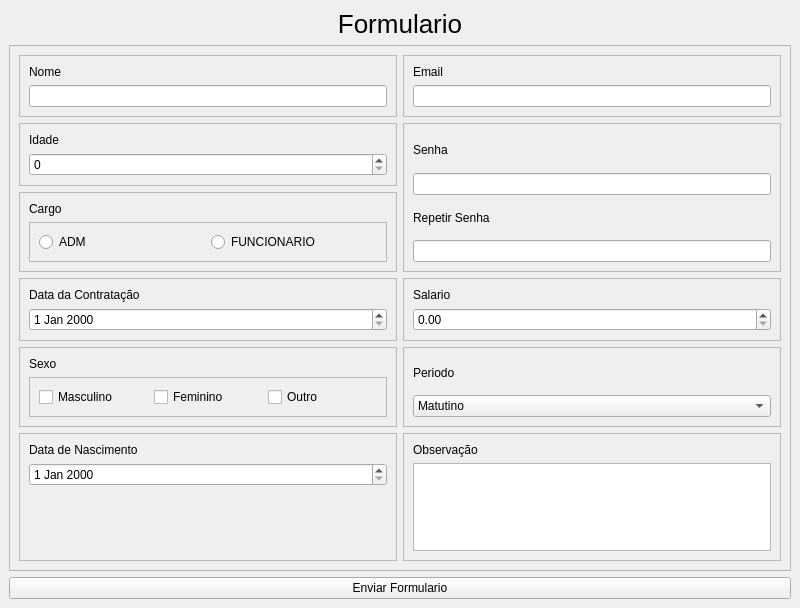
<?xml version="1.0" encoding="UTF-8"?>
<ui version="4.0">
 <class>MainWindow</class>
 <widget class="QMainWindow" name="MainWindow">
  <property name="geometry">
   <rect>
    <x>0</x>
    <y>0</y>
    <width>800</width>
    <height>608</height>
   </rect>
  </property>
  <property name="windowTitle">
   <string>MainWindow</string>
  </property>
  <widget class="QWidget" name="centralwidget">
   <layout class="QGridLayout" name="gridLayout">
    <item row="0" column="0">
     <widget class="QLabel" name="txt__formulario">
      <property name="styleSheet">
       <string notr="true">font-size: 26px;</string>
      </property>
      <property name="text">
       <string>Formulario</string>
      </property>
      <property name="alignment">
       <set>Qt::AlignmentFlag::AlignHCenter|Qt::AlignmentFlag::AlignTop</set>
      </property>
     </widget>
    </item>
    <item row="2" column="0">
     <widget class="QPushButton" name="btn_enviar_formulario">
      <property name="text">
       <string>Enviar Formulario</string>
      </property>
     </widget>
    </item>
    <item row="1" column="0">
     <widget class="QFrame" name="layout">
      <property name="frameShape">
       <enum>QFrame::Shape::StyledPanel</enum>
      </property>
      <property name="frameShadow">
       <enum>QFrame::Shadow::Raised</enum>
      </property>
      <layout class="QGridLayout" name="gridLayout_2">
       <item row="1" column="1" rowspan="2">
        <widget class="QFrame" name="layout_senha">
         <property name="frameShape">
          <enum>QFrame::Shape::StyledPanel</enum>
         </property>
         <property name="frameShadow">
          <enum>QFrame::Shadow::Raised</enum>
         </property>
         <layout class="QVBoxLayout" name="verticalLayout_4">
          <item>
           <widget class="QLabel" name="txt_senha">
            <property name="text">
             <string>Senha</string>
            </property>
           </widget>
          </item>
          <item>
           <widget class="QLineEdit" name="input_senha">
            <property name="echoMode">
             <enum>QLineEdit::EchoMode::Password</enum>
            </property>
           </widget>
          </item>
          <item>
           <widget class="QLabel" name="txt_repetir_senha">
            <property name="text">
             <string>Repetir Senha</string>
            </property>
           </widget>
          </item>
          <item>
           <widget class="QLineEdit" name="input_senha_2">
            <property name="echoMode">
             <enum>QLineEdit::EchoMode::Password</enum>
            </property>
           </widget>
          </item>
         </layout>
        </widget>
       </item>
       <item row="4" column="0">
        <widget class="QFrame" name="layout_data_contratacao">
         <property name="frameShape">
          <enum>QFrame::Shape::StyledPanel</enum>
         </property>
         <property name="frameShadow">
          <enum>QFrame::Shadow::Raised</enum>
         </property>
         <layout class="QVBoxLayout" name="verticalLayout_11">
          <item>
           <widget class="QLabel" name="txt_data_contratacao">
            <property name="text">
             <string>Data da Contratação</string>
            </property>
           </widget>
          </item>
          <item>
           <widget class="QDateEdit" name="dateEdit_contratacao"/>
          </item>
         </layout>
        </widget>
       </item>
       <item row="5" column="0">
        <widget class="QFrame" name="layout_sexo">
         <property name="frameShape">
          <enum>QFrame::Shape::StyledPanel</enum>
         </property>
         <property name="frameShadow">
          <enum>QFrame::Shadow::Raised</enum>
         </property>
         <layout class="QVBoxLayout" name="verticalLayout_6">
          <item>
           <widget class="QLabel" name="txt_sexo">
            <property name="text">
             <string>Sexo</string>
            </property>
           </widget>
          </item>
          <item>
           <widget class="QFrame" name="layout_sexo_opc">
            <property name="frameShape">
             <enum>QFrame::Shape::StyledPanel</enum>
            </property>
            <property name="frameShadow">
             <enum>QFrame::Shadow::Raised</enum>
            </property>
            <layout class="QHBoxLayout" name="horizontalLayout_2">
             <item>
              <widget class="QCheckBox" name="checkBox_opc_1">
               <property name="text">
                <string>Masculino</string>
               </property>
              </widget>
             </item>
             <item>
              <widget class="QCheckBox" name="checkBox_opc_4">
               <property name="text">
                <string>Feminino</string>
               </property>
              </widget>
             </item>
             <item>
              <widget class="QCheckBox" name="checkBox_opc_3">
               <property name="text">
                <string>Outro</string>
               </property>
              </widget>
             </item>
            </layout>
           </widget>
          </item>
         </layout>
        </widget>
       </item>
       <item row="0" column="0">
        <widget class="QFrame" name="layout_nome">
         <property name="frameShape">
          <enum>QFrame::Shape::StyledPanel</enum>
         </property>
         <property name="frameShadow">
          <enum>QFrame::Shadow::Raised</enum>
         </property>
         <layout class="QVBoxLayout" name="verticalLayout">
          <item>
           <widget class="QLabel" name="txt_nome">
            <property name="text">
             <string>Nome</string>
            </property>
           </widget>
          </item>
          <item>
           <widget class="QLineEdit" name="input_nome">
            <property name="placeholderText">
             <string/>
            </property>
           </widget>
          </item>
         </layout>
        </widget>
       </item>
       <item row="2" column="0">
        <widget class="QFrame" name="layout_cargo">
         <property name="frameShape">
          <enum>QFrame::Shape::StyledPanel</enum>
         </property>
         <property name="frameShadow">
          <enum>QFrame::Shadow::Raised</enum>
         </property>
         <layout class="QVBoxLayout" name="verticalLayout_5">
          <item>
           <widget class="QLabel" name="txt_cargo">
            <property name="text">
             <string>Cargo</string>
            </property>
           </widget>
          </item>
          <item>
           <widget class="QFrame" name="layout_cargo_opc">
            <property name="frameShape">
             <enum>QFrame::Shape::StyledPanel</enum>
            </property>
            <property name="frameShadow">
             <enum>QFrame::Shadow::Raised</enum>
            </property>
            <layout class="QHBoxLayout" name="horizontalLayout">
             <item>
              <widget class="QRadioButton" name="radio_botao2">
               <property name="text">
                <string>ADM</string>
               </property>
              </widget>
             </item>
             <item>
              <widget class="QRadioButton" name="radio_botao1">
               <property name="text">
                <string>FUNCIONARIO</string>
               </property>
              </widget>
             </item>
            </layout>
           </widget>
          </item>
         </layout>
        </widget>
       </item>
       <item row="1" column="0">
        <widget class="QFrame" name="layout_idade">
         <property name="frameShape">
          <enum>QFrame::Shape::StyledPanel</enum>
         </property>
         <property name="frameShadow">
          <enum>QFrame::Shadow::Raised</enum>
         </property>
         <layout class="QVBoxLayout" name="verticalLayout_7">
          <item>
           <widget class="QLabel" name="txt_idade">
            <property name="text">
             <string>Idade</string>
            </property>
           </widget>
          </item>
          <item>
           <widget class="QSpinBox" name="spinBox_idade"/>
          </item>
         </layout>
        </widget>
       </item>
       <item row="8" column="1">
        <widget class="QFrame" name="layout_obs">
         <property name="frameShape">
          <enum>QFrame::Shape::StyledPanel</enum>
         </property>
         <property name="frameShadow">
          <enum>QFrame::Shadow::Raised</enum>
         </property>
         <layout class="QVBoxLayout" name="verticalLayout_8">
          <item>
           <widget class="QLabel" name="txt_obs">
            <property name="text">
             <string>Observação</string>
            </property>
           </widget>
          </item>
          <item>
           <widget class="QTextEdit" name="txtedit_obs"/>
          </item>
         </layout>
        </widget>
       </item>
       <item row="0" column="1">
        <widget class="QFrame" name="layout_email">
         <property name="frameShape">
          <enum>QFrame::Shape::StyledPanel</enum>
         </property>
         <property name="frameShadow">
          <enum>QFrame::Shadow::Raised</enum>
         </property>
         <layout class="QVBoxLayout" name="verticalLayout_2">
          <item>
           <widget class="QLabel" name="txt_email">
            <property name="text">
             <string>Email</string>
            </property>
           </widget>
          </item>
          <item>
           <widget class="QLineEdit" name="input_email">
            <property name="placeholderText">
             <string/>
            </property>
           </widget>
          </item>
         </layout>
        </widget>
       </item>
       <item row="4" column="1">
        <widget class="QFrame" name="layout_salario">
         <property name="frameShape">
          <enum>QFrame::Shape::StyledPanel</enum>
         </property>
         <property name="frameShadow">
          <enum>QFrame::Shadow::Raised</enum>
         </property>
         <layout class="QVBoxLayout" name="verticalLayout_9">
          <item>
           <widget class="QLabel" name="txt_salario">
            <property name="text">
             <string>Salario</string>
            </property>
           </widget>
          </item>
          <item>
           <widget class="QDoubleSpinBox" name="doubleSpinBox">
            <property name="decimals">
             <number>2</number>
            </property>
            <property name="maximum">
             <double>1000000.000000000000000</double>
            </property>
            <property name="value">
             <double>0.000000000000000</double>
            </property>
           </widget>
          </item>
         </layout>
        </widget>
       </item>
       <item row="5" column="1">
        <widget class="QFrame" name="layout_periodo">
         <property name="frameShape">
          <enum>QFrame::Shape::StyledPanel</enum>
         </property>
         <property name="frameShadow">
          <enum>QFrame::Shadow::Raised</enum>
         </property>
         <layout class="QVBoxLayout" name="verticalLayout_10">
          <item>
           <widget class="QLabel" name="txt_periodo">
            <property name="text">
             <string>Periodo</string>
            </property>
           </widget>
          </item>
          <item>
           <widget class="QComboBox" name="comboBox_periodo">
            <item>
             <property name="text">
              <string>Matutino</string>
             </property>
            </item>
            <item>
             <property name="text">
              <string>Vespertino</string>
             </property>
            </item>
            <item>
             <property name="text">
              <string>Noturno</string>
             </property>
            </item>
            <item>
             <property name="text">
              <string>Matutino e Vespertino</string>
             </property>
            </item>
           </widget>
          </item>
         </layout>
        </widget>
       </item>
       <item row="8" column="0">
        <widget class="QFrame" name="layout_data_nasc">
         <property name="frameShape">
          <enum>QFrame::Shape::StyledPanel</enum>
         </property>
         <property name="frameShadow">
          <enum>QFrame::Shadow::Raised</enum>
         </property>
         <layout class="QVBoxLayout" name="verticalLayout_3">
          <item>
           <widget class="QLabel" name="txt_data_nasc">
            <property name="text">
             <string>Data de Nascimento</string>
            </property>
           </widget>
          </item>
          <item>
           <widget class="QDateEdit" name="input_data_nasc"/>
          </item>
          <item>
           <spacer name="verticalSpacer">
            <property name="orientation">
             <enum>Qt::Orientation::Vertical</enum>
            </property>
            <property name="sizeHint" stdset="0">
             <size>
              <width>20</width>
              <height>40</height>
             </size>
            </property>
           </spacer>
          </item>
         </layout>
        </widget>
       </item>
      </layout>
     </widget>
    </item>
   </layout>
  </widget>
 </widget>
 <resources/>
 <connections/>
</ui>
